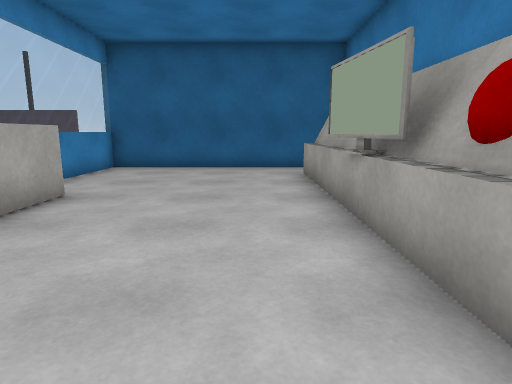
[1] (above)

12 first-person views from a walk through a 3-D level made in the Unity game engine. The camera is 1.2 m above the floor, tilts 10° down and sees 75° across. The floor is counted in squares, 1 m on a side. Each view is taken from the middle of a square. On the plan, view 1 faces up. The plan holds only what a view shows up to about 14 squares ahead; the rest is blank. The place goes on beyond the plan. The player is left out. Some animated figures are left out. Some surface patterns are stand-ins.

[2]
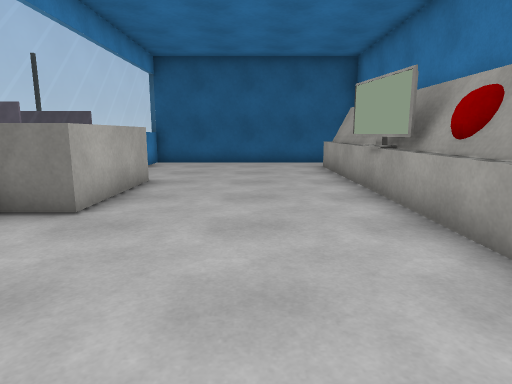

[3]
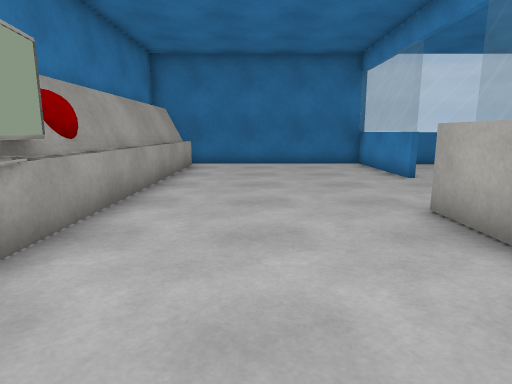

[4]
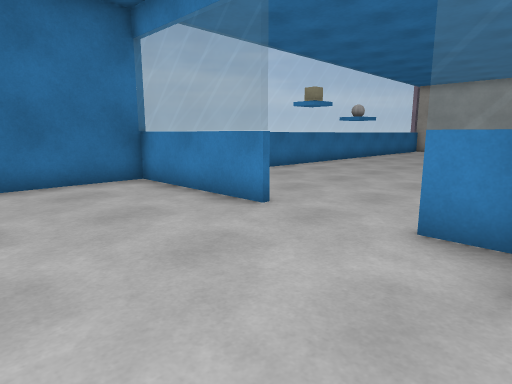

[5]
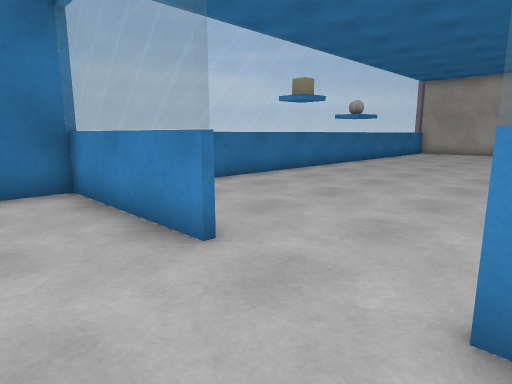

[6]
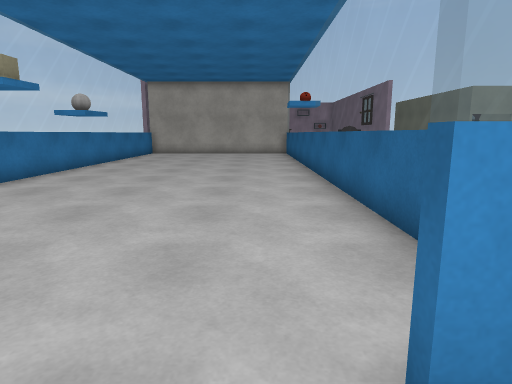

[7]
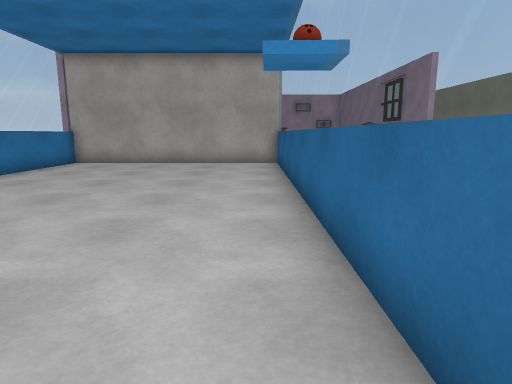

[8]
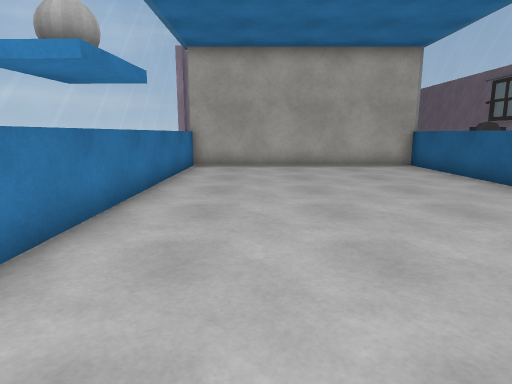

[9]
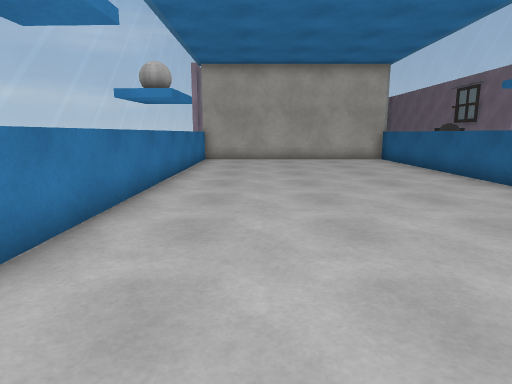

[10]
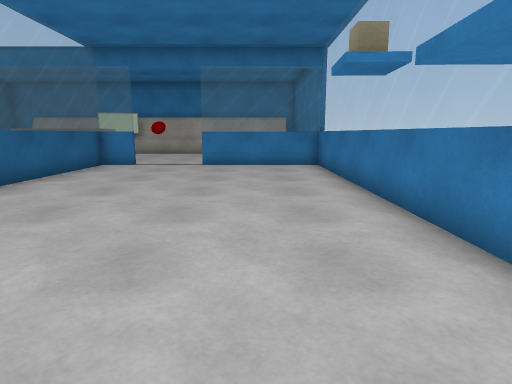

[11]
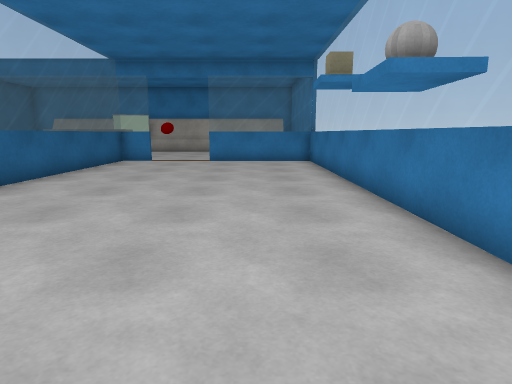

[12]
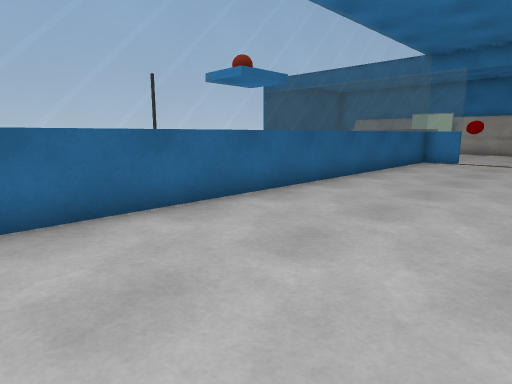

### Floor plan
Points are (right, up) in squares from view 1. A wall is a line through its corners. A room is listed if a view was taken in it or the views show most of it. See-through windows are left out.
Room 1 (views 1, 2, 3, 4, 5, 6)
walls: (1.9, 3.4) (1.9, 4.5); (2, 3.4) (2, 4.5); (1.9, 5.9) (1.9, 10.2); (-5.1, 2.6) (-5.1, 1.6); (-3.7, 6.5) (-3.7, 2.9) (-5, 2.9); (-5.1, -0.9) (-5.1, -5.5); (2, 8.5) (2, 10.2); (1.9, -4.8) (1.9, 2.6); (2, -4.8) (2, 2.5); (-5, -5.4) (2.2, -5.4); (2.6, 11.9) (-5.4, 11.9); (-5.1, 12) (-5.1, 8.8)
low walls: (1.5, 3.4) (1.5, 4.6); (1.5, 5.4) (1.5, 6.2); (1.5, 6.6) (1.5, 10.2); (1.5, -4.9) (1.5, 2.6)
ways out: opening at (-5, 0.5) to room 2
objects: other object (1, 5) to (2, 6)
Room 2 (views 7, 8, 9, 10, 11, 12)
walls: (-16.4, 2.9) (-24.7, 2.9) (-24.7, -5.4) (-5, -5.4); (-5.3, 1.6) (-5.3, 2.9) (-15.6, 2.9); (-5.3, -5.6) (-5.3, -0.9)
ways out: opening at (-5, 0.5) to room 1

Where each view was taken, in squares from view 1:
view 1: 0 up, 0 right, facing up
view 2: 2 down, 1 left, facing up
view 3: 8 up, 1 left, facing down
view 4: 3 up, 1 left, facing down-left
view 5: 2 up, 3 left, facing down-left
view 6: 1 up, 4 left, facing left
view 7: 2 up, 11 left, facing left
view 8: 3 down, 12 left, facing left
view 9: 3 down, 9 left, facing left
view 10: 3 down, 18 left, facing right
view 11: 3 down, 20 left, facing right
view 12: 2 down, 20 left, facing up-right
